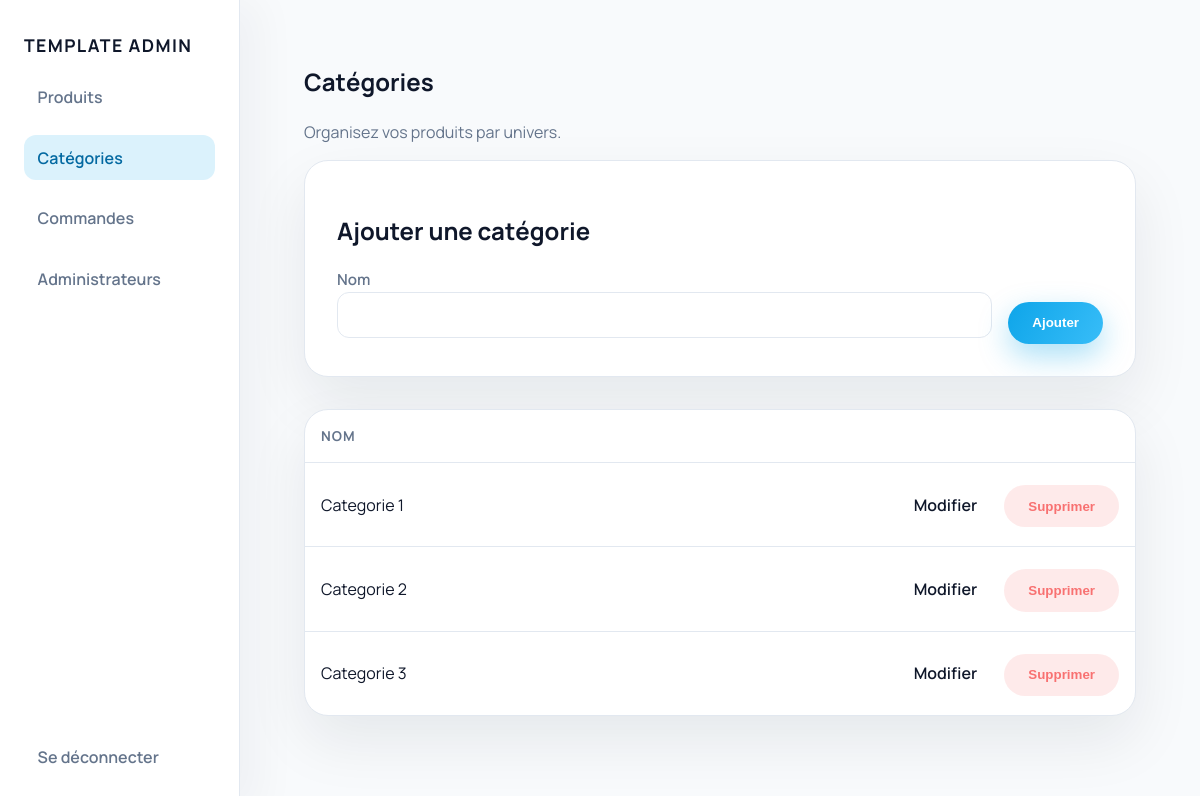
The app's page /admin/categories.php (signed in) with its own data.
### tables this page shows
CREATE TABLE IF NOT EXISTS categories (
  id INT AUTO_INCREMENT PRIMARY KEY,
  name VARCHAR(150) NOT NULL
);

### private/config.php (called while the page is built, shortened)
<?php
function sanitize(string $value): string
{
    return htmlspecialchars($value, ENT_QUOTES, 'UTF-8');
}

### admin/categories.php (the view, shortened to what this page needs)
<?php
require __DIR__ . '/includes/header.php';
$editing = null;
$res = $connection->query('SELECT * FROM categories ORDER BY name ASC');
$categories = $res ? $res->fetch_all(MYSQLI_ASSOC) : [];
?>
<section class="dashboard">
    <h1>Catégories</h1>
    <p style="color: var(--muted);">Organisez vos produits par univers.</p>
    <div class="table-card" style="margin-bottom: 2rem; padding: 2rem;">
        <h2><?= $editing ? 'Modifier' : 'Ajouter'; ?> une catégorie</h2>
        <form method="post" style="display: flex; gap: 1rem; align-items: flex-end; flex-wrap: wrap;">
            <label style="flex: 1; min-width: 240px;">
                Nom
                <input type="text" name="name" required value="<?= sanitize($editing['name'] ?? ''); ?>">
            </label>
            <button class="btn btn-primary" type="submit"><?= $editing ? 'Mettre à jour' : 'Ajouter'; ?></button>
        </form>
    </div>
    <div class="table-card">
        <table>
            <thead>
                <tr>
                    <th>Nom</th>
                    <th></th>
                </tr>
            </thead>
            <tbody>
            <?php if (empty($categories)): ?>
                <tr><td colspan="2" class="empty-state">Aucune catégorie créée.</td></tr>
            <?php else: ?>
                <?php foreach ($categories as $category): ?>
                    <tr>
                        <td><?= sanitize($category['name']); ?></td>
                        <td style="text-align: right;">
                            <a class="btn" href="categories.php?edit=<?= (int)$category['id']; ?>">Modifier</a>
                            <form method="post" style="display: inline;" onsubmit="return confirm('Supprimer cette catégorie ?');">
                                <button class="btn" type="submit" style="background: rgba(248,113,113,0.15); color: #f87171;">Supprimer</button>
                            </form>
                        </td>
                    </tr>
                <?php endforeach; ?>
            <?php endif; ?>
            </tbody>
        </table>
    </div>
</section>
<?php require __DIR__ . '/includes/footer.php'; ?>

### public/css/style.css (style rules this page uses)
:root { --accent: #0ea5e9; --accent-dark: #0369a1; --bg: #f8fafc; --card: #ffffff; --text: #0f172a; --muted: #64748b; --border: #e2e8f0; }
* { box-sizing: border-box; }
body { margin: 0; font-family: 'Manrope', system-ui, -apple-system, BlinkMacSystemFont, 'Segoe UI', sans-serif; background: var(--bg); color: var(--text); line-height: 1.5; }
a { color: inherit; text-decoration: none; }
.btn { display: inline-flex; align-items: center; justify-content: center; gap: 0.35rem; padding: 0.85rem 1.5rem; border-radius: 999px; border: none; cursor: pointer; font-weight: 600; transition: transform 0.2s ease, box-shadow 0.2s ease; }
.btn-primary { background: linear-gradient(120deg, var(--accent), #38bdf8); color: #ffffff; box-shadow: 0 12px 30px rgba(14, 165, 233, 0.35); }
.dashboard { max-width: 1200px; margin: 2rem auto 4rem; padding: 0 2rem; }
.table-card { background: var(--card); border-radius: 24px; border: 1px solid var(--border); overflow: hidden; box-shadow: 0 25px 60px rgba(15, 23, 42, 0.08); }
table { width: 100%; border-collapse: collapse; }
th, td { padding: 1rem; text-align: left; border-bottom: 1px solid var(--border); }
th { font-size: 0.85rem; text-transform: uppercase; letter-spacing: 0.08em; color: var(--muted); }
tr:last-child td { border-bottom: none; }
.form-control, input, textarea, select { display: block; width: 100%; background: #ffffff; border: 1px solid var(--border); border-radius: 12px; padding: 0.75rem 0.95rem; color: var(--text); font-size: 1rem; line-height: 1.3; transition: box-shadow 0.15s ease, border-color 0.15s ease, transform 0.08s ease; }
label, .form-label { display: inline-block; margin-bottom: 0.35rem; font-size: 0.95rem; color: var(--muted); font-weight: 600; }

### records on screen
categories: name "Categorie 1"
categories: name "Categorie 2"
categories: name "Categorie 3"
